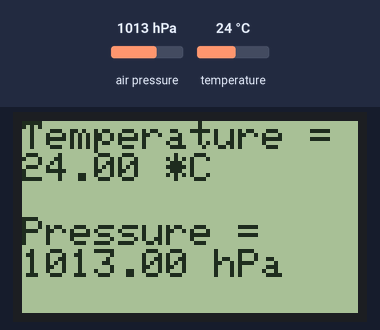
Recording of a program running on a simulated Arduino Nano, built with avr-gcc and run on an emulated ATmega328P. On the bench: 84×48 one-colour display. The inputs (shaded band) are chosen by the test bench; at power-on: air pressure 1013 hPa, temperature 24 °C.

Above: at 5.8 s.
5.9 s: air pressure set to 952 hPa
At 11.2 s:
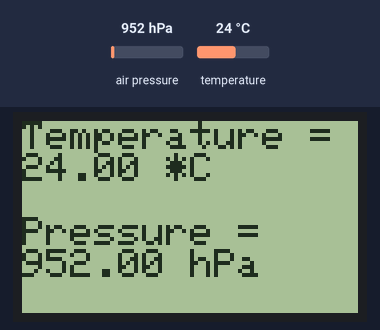
11.9 s: temperature set to 12 °C
At 15.7 s:
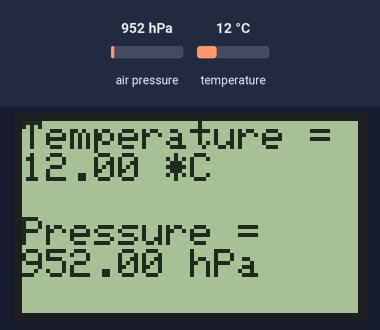
17.9 s: air pressure set to 975 hPa
At 21.5 s:
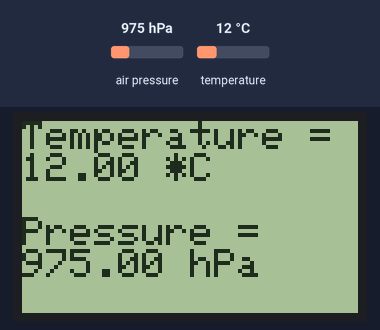
23.9 s: temperature set to 19 °C
At 26.1 s:
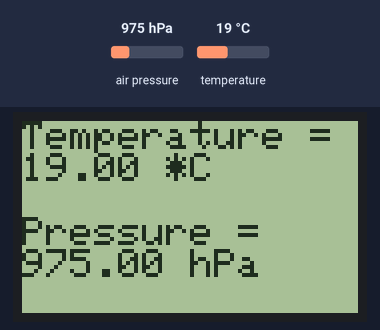
Timing chart, 0 to 27.6 s (numbered marks = the images above; inputs shaded):
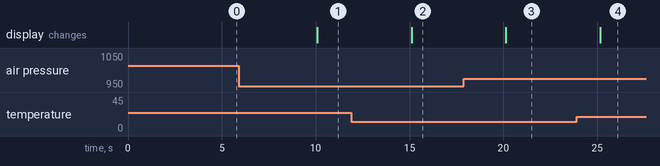

Measured:
- after the input at 5.9 s, the display: changes after 4.2 s (image 1)
- after the input at 11.9 s, the display: changes after 3.2 s (image 2)
- after the input at 17.9 s, the display: changes after 2.2 s (image 3)
- after the input at 23.9 s, the display: changes after 1.3 s (image 4)

The program:

main.cpp
```cpp
//Therm_Bar: a small thermometer and barometric presssure device

#include <Arduino.h>
#include <Wire.h>
#include <SPI.h>
#include <Adafruit_Sensor.h>
#include <Adafruit_BMP280.h>
#include <Adafruit_GFX.h>
#include <Adafruit_PCD8544.h>

Adafruit_BMP280 sensor; // our themperature and pressure sensor
Adafruit_PCD8544 display = Adafruit_PCD8544(8, 4, 5, 7, 6); // our display


void setup() {
    display.begin();
    display.setContrast(60);
    display.clearDisplay();
    sensor.begin();
}

void loop() {
    display.setTextSize(1);
    display.setTextColor(BLACK);
    display.setCursor(0, 0);
    display.println("Temperature = ");
    display.print(sensor.readTemperature());
    display.print(" *C");
    display.println();
    display.println();
    display.println("Pressure = ");
    display.print(sensor.readPressure()/100);
    display.print(" hPa");

    // display.print("Approx altitude = ");
    // display.print(sensor.readAltitude(1013.25));
    // display.println(" m");
    display.display();

    delay(5000);

    display.clearDisplay();
}
```
